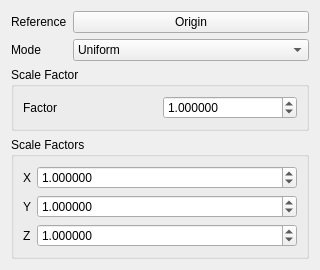
<?xml version="1.0" encoding="UTF-8"?>
<ui version="4.0">
 <class>PartDesignGui::TaskScaleParameters</class>
 <widget class="QWidget" name="PartDesignGui::TaskScaleParameters">
  <property name="geometry">
   <rect>
    <x>0</x>
    <y>0</y>
    <width>320</width>
    <height>260</height>
   </rect>
  </property>
  <property name="windowTitle">
   <string>Scale Parameters</string>
  </property>
  <layout class="QVBoxLayout" name="verticalLayout">
   <item>
    <layout class="QFormLayout" name="formLayout">
     <item row="0" column="0">
      <widget class="QLabel" name="labelReference">
       <property name="text">
        <string>Reference</string>
       </property>
      </widget>
     </item>
     <item row="0" column="1">
      <widget class="QPushButton" name="buttonReference">
       <property name="toolTip">
        <string>Click to select a reference (point, face, or datum) to scale from.
Leave unset to scale about the body origin.</string>
       </property>
       <property name="text">
        <string>Origin</string>
       </property>
       <property name="checkable">
        <bool>true</bool>
       </property>
      </widget>
     </item>
     <item row="1" column="0">
      <widget class="QLabel" name="labelMode">
       <property name="text">
        <string>Mode</string>
       </property>
      </widget>
     </item>
     <item row="1" column="1">
      <widget class="QComboBox" name="comboMode">
       <item>
        <property name="text">
         <string>Uniform</string>
        </property>
       </item>
       <item>
        <property name="text">
         <string>XYZ</string>
        </property>
       </item>
      </widget>
     </item>
    </layout>
   </item>
   <item>
    <widget class="QGroupBox" name="groupUniform">
     <property name="title">
      <string>Scale Factor</string>
     </property>
     <layout class="QHBoxLayout" name="horizontalLayout">
      <item>
       <widget class="QLabel" name="labelFactor">
        <property name="text">
         <string>Factor</string>
        </property>
       </widget>
      </item>
      <item>
       <widget class="QDoubleSpinBox" name="spinScaleFactor">
        <property name="minimum">
         <double>0.001</double>
        </property>
        <property name="maximum">
         <double>10000.000000000000000</double>
        </property>
        <property name="singleStep">
         <double>0.100000000000000</double>
        </property>
        <property name="decimals">
         <number>6</number>
        </property>
        <property name="value">
         <double>1.000000000000000</double>
        </property>
       </widget>
      </item>
     </layout>
    </widget>
   </item>
   <item>
    <widget class="QGroupBox" name="groupXYZ">
     <property name="title">
      <string>Scale Factors</string>
     </property>
     <layout class="QFormLayout" name="formLayoutXYZ">
      <item row="0" column="0">
       <widget class="QLabel" name="labelX">
        <property name="text">
         <string>X</string>
        </property>
       </widget>
      </item>
      <item row="0" column="1">
       <widget class="QDoubleSpinBox" name="spinScaleX">
        <property name="minimum">
         <double>0.001</double>
        </property>
        <property name="maximum">
         <double>10000.000000000000000</double>
        </property>
        <property name="singleStep">
         <double>0.100000000000000</double>
        </property>
        <property name="decimals">
         <number>6</number>
        </property>
        <property name="value">
         <double>1.000000000000000</double>
        </property>
       </widget>
      </item>
      <item row="1" column="0">
       <widget class="QLabel" name="labelY">
        <property name="text">
         <string>Y</string>
        </property>
       </widget>
      </item>
      <item row="1" column="1">
       <widget class="QDoubleSpinBox" name="spinScaleY">
        <property name="minimum">
         <double>0.001</double>
        </property>
        <property name="maximum">
         <double>10000.000000000000000</double>
        </property>
        <property name="singleStep">
         <double>0.100000000000000</double>
        </property>
        <property name="decimals">
         <number>6</number>
        </property>
        <property name="value">
         <double>1.000000000000000</double>
        </property>
       </widget>
      </item>
      <item row="2" column="0">
       <widget class="QLabel" name="labelZ">
        <property name="text">
         <string>Z</string>
        </property>
       </widget>
      </item>
      <item row="2" column="1">
       <widget class="QDoubleSpinBox" name="spinScaleZ">
        <property name="minimum">
         <double>0.001</double>
        </property>
        <property name="maximum">
         <double>10000.000000000000000</double>
        </property>
        <property name="singleStep">
         <double>0.100000000000000</double>
        </property>
        <property name="decimals">
         <number>6</number>
        </property>
        <property name="value">
         <double>1.000000000000000</double>
        </property>
       </widget>
      </item>
     </layout>
    </widget>
   </item>
   <item>
    <spacer name="verticalSpacer">
     <property name="orientation">
      <enum>Qt::Vertical</enum>
     </property>
     <property name="sizeHint" stdset="0">
      <size>
       <width>20</width>
       <height>10</height>
      </size>
     </property>
    </spacer>
   </item>
  </layout>
 </widget>
 <resources/>
 <connections/>
</ui>
